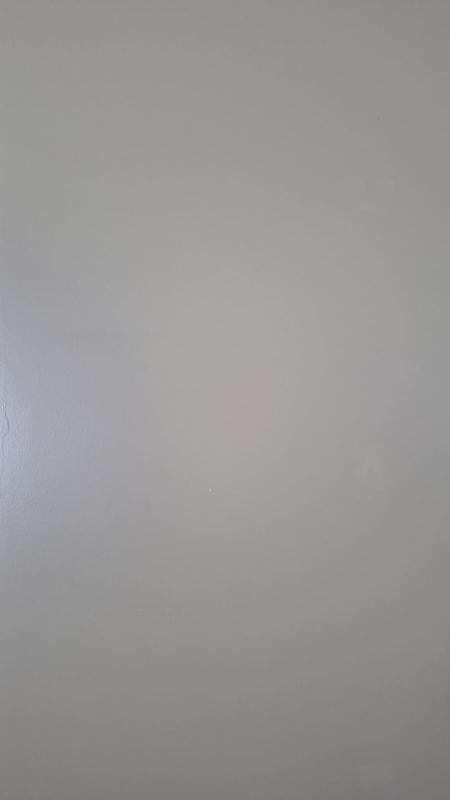
#> input picture data/images/background.png, 900 x 1600 px (shown at 1/2 size)
$ python primera_fase.py
#> lines starting #> are read from the running program, lines starting #| are printed output that depends on the picture; after the words box and inside, x2 and y2 are one past the last pixel; in counts of white or black regions, pixels touching at a corner belong together
import cv2
import numpy as np
import matplotlib.pyplot as plt
from pathlib import Path

BASE_DIR = Path(__file__).resolve().parent.parent
IMG_PATH_BACKGROUND = str(BASE_DIR / 'data' / 'images' / 'background.png')
IMG_PATH_THUMB = str(BASE_DIR / 'data' / 'images' / 'thumbs_up.png')

img_bg = cv2.imread(IMG_PATH_BACKGROUND)
#> img_bg is the input picture: shape (1600, 900, 3); mean B, G, R 149.1, 150.2, 151.1
img_thumb = cv2.imread(IMG_PATH_THUMB)
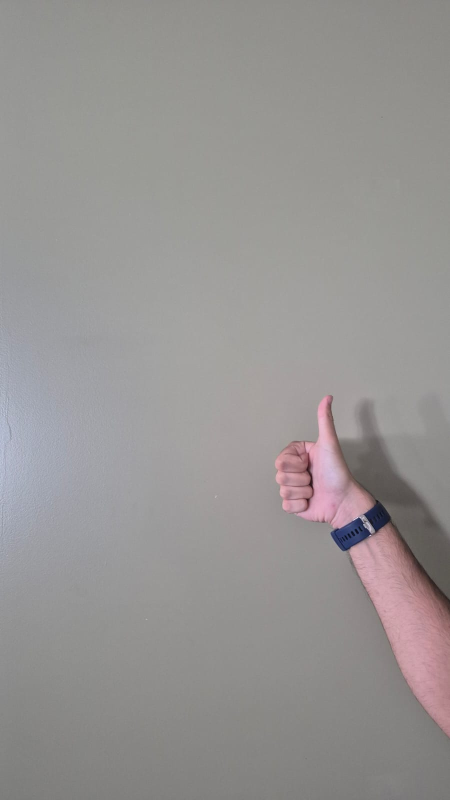
#> input picture data/images/thumbs_up.png, 900 x 1600 px (shown at 1/2 size)
#> img_thumb is the input picture: shape (1600, 900, 3); mean B, G, R 147, 147.9, 150.7

if img_bg is None or img_thumb is None:
    raise ValueError("No se pudo cargar alguna imagen")

# =========================
# 1. Detección de cambio
# =========================
diff = cv2.absdiff(img_bg, img_thumb)
diff_gray = cv2.cvtColor(diff, cv2.COLOR_BGR2GRAY)
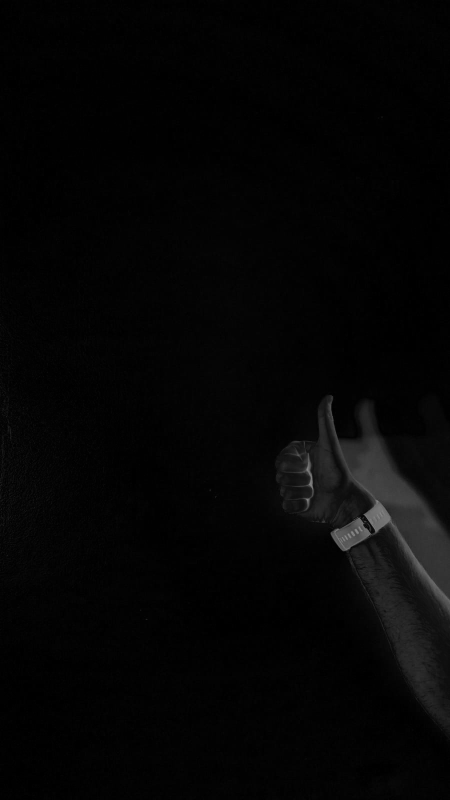
#> diff_gray: shape (1600, 900) (shown at 1/2 size); min 0, max 141, mean 4.9

_, mask_change = cv2.threshold(diff_gray, 18, 255, cv2.THRESH_BINARY)
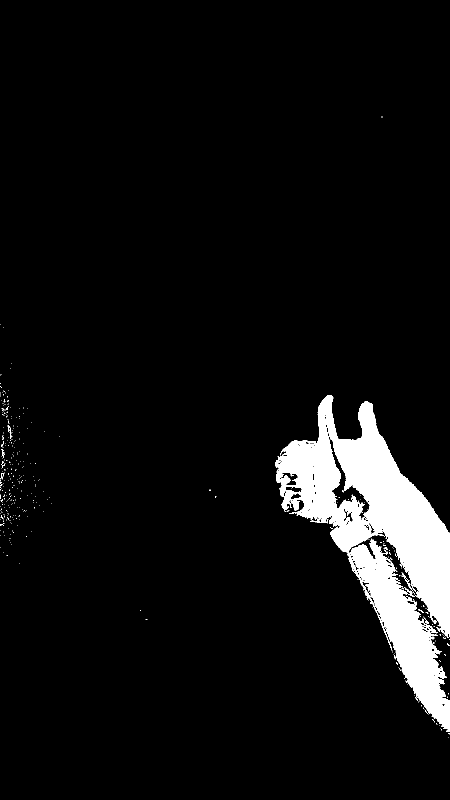
#> mask_change: shape (1600, 900) (shown at 1/2 size); 6.2% white; 400 white regions (388 under 20 px), largest, box (x1, y1, x2, y2) and area: (551, 790, 900, 1464) 88244, (581, 1001, 599, 1021) 228, (810, 1158, 825, 1182) 55

kernel = np.ones((5, 5), np.uint8)
mask_change = cv2.morphologyEx(mask_change, cv2.MORPH_CLOSE, kernel)
#> mask_change: shape (1600, 900); 6.7% white; 159 white regions (149 under 20 px), largest, box (x1, y1, x2, y2) and area: (551, 790, 900, 1469) 94944, (0, 798, 21, 835) 246, (0, 865, 15, 936) 221
mask_change = cv2.dilate(mask_change, kernel, iterations=2)
#> mask_change: shape (1600, 900); 8.6% white; 32 white regions, largest, box (x1, y1, x2, y2) and area: (547, 786, 900, 1479) 110206, (0, 762, 60, 1093) 10292, (51, 983, 84, 1015) 474

# =========================
# 2. Detección de piel (YCrCb)
# =========================
img_ycrcb = cv2.cvtColor(img_thumb, cv2.COLOR_BGR2YCrCb)
#> img_ycrcb: shape (1600, 900, 3); mean of channels 0, 1, 2 148.7, 129.6, 127.2

mask_skin = cv2.inRange(
    img_ycrcb,
    np.array([0, 133, 77], dtype=np.uint8),
    np.array([255, 173, 127], dtype=np.uint8)
)
#> mask_skin: shape (1600, 900); 4.3% white; 31 white regions (27 under 20 px), largest, box (x1, y1, x2, y2) and area: (695, 1044, 900, 1478) 43768, (548, 788, 752, 1035) 16836, (603, 1032, 668, 1057) 505, (669, 1024, 672, 1032) 21

# =========================
# 3. Mano = cambio + piel
# =========================
mask_hand = cv2.bitwise_and(mask_change, mask_skin)
#> mask_hand: shape (1600, 900); 4.2% white; 12 white regions (8 under 20 px), largest, box (x1, y1, x2, y2) and area: (695, 1044, 900, 1478) 42600, (548, 788, 752, 1035) 16666, (615, 1032, 668, 1057) 485, (669, 1024, 672, 1032) 21

# Limpieza
kernel = np.ones((7, 7), np.uint8)
mask_hand = cv2.morphologyEx(mask_hand, cv2.MORPH_OPEN, kernel)
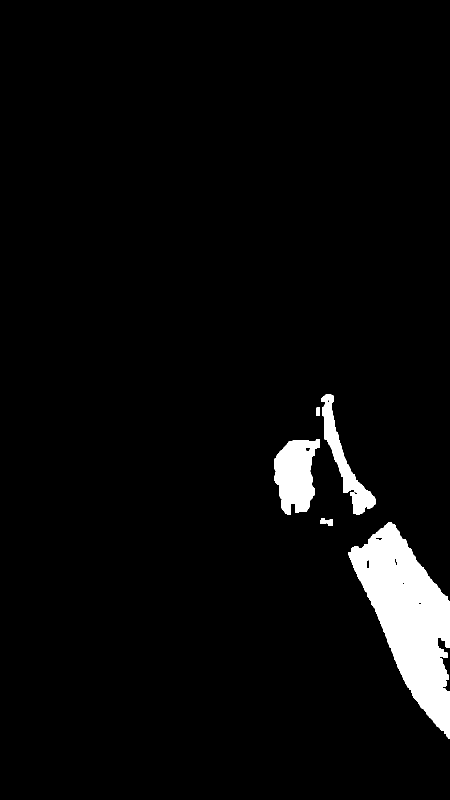
#> mask_hand: shape (1600, 900) (shown at 1/2 size); 4.1% white; 6 white regions, box (x1, y1, x2, y2) and area: (697, 1045, 900, 1477) 42456, (548, 878, 640, 1029) 9650, (643, 789, 752, 1030) 6378, (655, 1039, 666, 1052) 135, (632, 815, 640, 831) 126, (640, 1036, 653, 1047) 123
mask_hand = cv2.morphologyEx(mask_hand, cv2.MORPH_CLOSE, kernel)
#> mask_hand: shape (1600, 900); 4.1% white; 4 white regions, box (x1, y1, x2, y2) and area: (697, 1045, 900, 1477) 42767, (548, 878, 640, 1029) 9720, (632, 789, 752, 1030) 6666, (640, 1036, 666, 1052) 272

# =========================
# 4. Filtrar regiones pequeñas
# =========================
num_labels, labels, stats, _ = cv2.connectedComponentsWithStats(mask_hand)
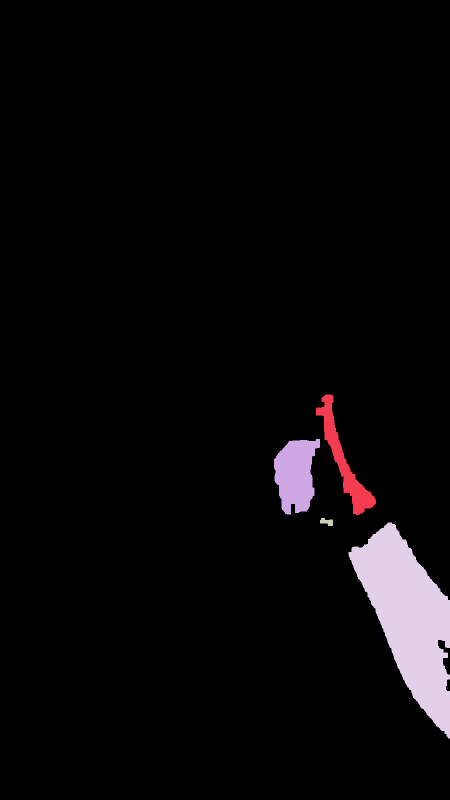
#> labels: shape (1600, 900) int32 (shown at 1/2 size); 5 distinct labels, from 0 to 4; one colour per label, 0 black
#> num_labels = 5; stats = [[0, 0, 900, 1600, 1380575], [632, 789, 120, 241, 6666], [548, 878, 92, 151, 9720], [640, 1036, 26, 16, 272], [697, 1045, 203, 432, 42767]]

clean_mask = np.zeros_like(mask_hand)
min_area = 700

for i in range(1, num_labels):
    if stats[i, cv2.CC_STAT_AREA] > min_area:
        clean_mask[labels == i] = 255
#> clean_mask: shape (1600, 900); 4.1% white; 3 white regions

# =========================
# 5. Dibujar resultado
# =========================
result = img_thumb.copy()
contours, _ = cv2.findContours(clean_mask, cv2.RETR_EXTERNAL, cv2.CHAIN_APPROX_SIMPLE)
#> contours = 3 contours; box (x1, y1, x2, y2) and area: (697, 1045, 900, 1477) 42224, (548, 878, 640, 1029) 9491, (632, 789, 752, 1030) 6364
cv2.drawContours(result, contours, -1, (0, 255, 0), 2)
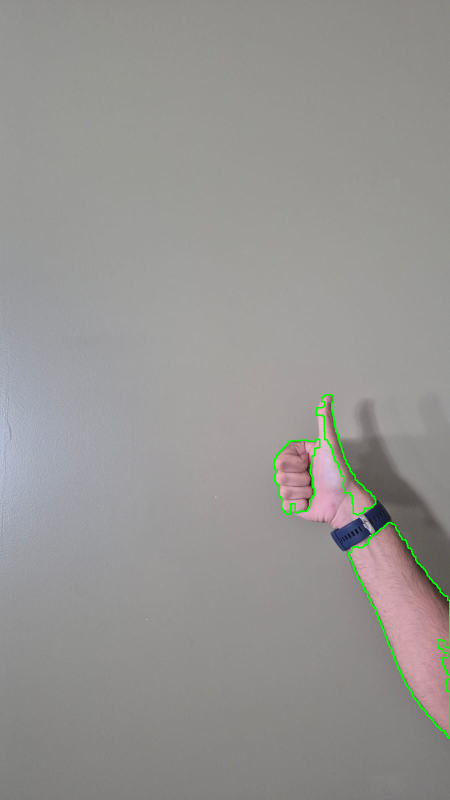
#> result: shape (1600, 900, 3) (shown at 1/2 size); 0.5% of pixels changed, all inside (x1, y1, x2, y2) = (547, 788, 900, 1478)

# =========================
# 6. Plot final simple
# =========================
plt.figure(figsize=(10, 5))

plt.subplot(1, 2, 1)
plt.imshow(clean_mask, cmap='gray')
plt.title('Máscara mano')
plt.axis('off')

plt.subplot(1, 2, 2)
plt.imshow(cv2.cvtColor(result, cv2.COLOR_BGR2RGB))
plt.title('Resultado')
plt.axis('off')

plt.tight_layout()
plt.show()
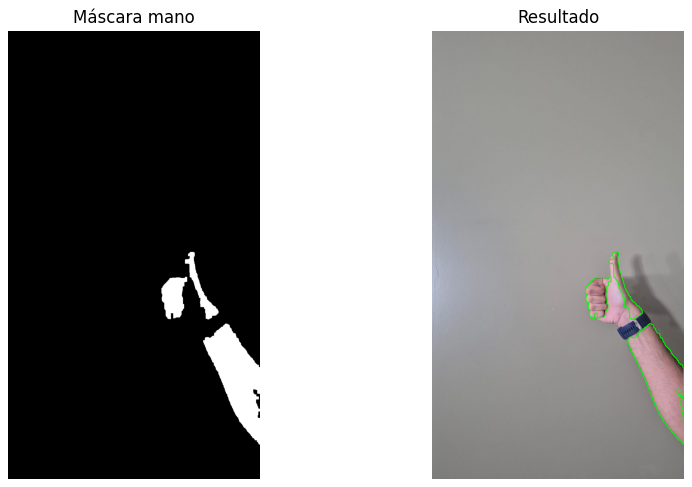
#> figure drawn by matplotlib, 2 panels
